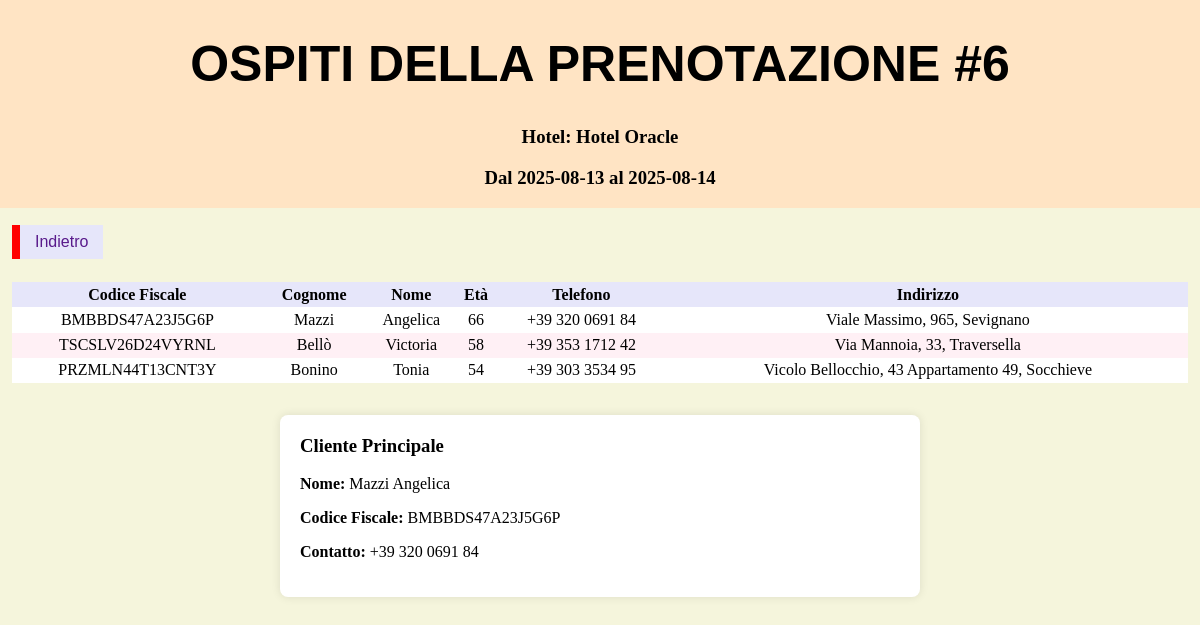
Page /php/visualizza/visualizza_ospiti_prenotazione.php?id_prenotazione=6 (signed in) on the committed database.
### tables this page shows
CREATE TABLE `prenotazioni` (
  `id_prenotazione` int NOT NULL,
  `check_in` date NOT NULL,
  `check_out` date NOT NULL,
  `attiva` tinyint(1) NOT NULL,
  `id_hotel` int NOT NULL,
  `numero_camera` varchar(11) NOT NULL,
  `codice_fiscale_cliente` varchar(16) NOT NULL
);

CREATE TABLE `hotel` (
  `id_hotel` int NOT NULL,
  `nome` varchar(45) NOT NULL,
  `via` varchar(128) NOT NULL
);

### php/visualizza/visualizza_ospiti_prenotazione.php (the view, shortened to what this page needs)
<?php
require_once "../login/funzioni_autorizzazione.php";
?>
<!DOCTYPE html>
<html>
    <head>
        <link rel="stylesheet" href="../../css/style.css">
    </head>
    <body>
        <?php
            $id_prenotazione = $_GET['id_prenotazione'] ?? null;
            $query_prenotazione = "SELECT p.*, h.nome as nome_hotel
                                 FROM prenotazioni p
                                 JOIN hotel h ON p.id_hotel = h.id_hotel
                                 WHERE p.id_prenotazione = ?";
            $stmt = $connessione->prepare($query_prenotazione);
            $stmt->bind_param("i", $id_prenotazione);
            $stmt->execute();
            $prenotazione = $stmt->get_result()->fetch_assoc();
            echo '<div class="head">';
            echo '<h1>Ospiti della Prenotazione #' . $id_prenotazione . '</h1>';
            echo '<h3>Hotel: ' . $prenotazione['nome_hotel'] . '</h3>';
            echo '<h3>Dal ' . $prenotazione['check_in'] . ' al ' . $prenotazione['check_out'] . '</h3>';
            echo '</div>';
            echo "<div class='contenitore-pulsanti'>";
            echo "<a href='javascript:history.back()' class='Redirect'>Indietro</a>";
            echo "</div><br>";
            $query_ospiti = "SELECT o.*
                            FROM ospiti o
                            JOIN ospiti_prenotazione ao ON o.codice_fiscale = ao.codice_fiscale
                            WHERE ao.id_prenotazione = ?
                            UNION
                            SELECT o.*
                            FROM ospiti o
                            WHERE o.codice_fiscale = ?";
            $stmt = $connessione->prepare($query_ospiti);
            $stmt->bind_param("is", $id_prenotazione, $prenotazione['codice_fiscale_cliente']);
            $stmt->execute();
            $result_ospiti = $stmt->get_result();
            echo "<div class='contenitore-tabella'>";
            echo "<table><thead><tr>
                    <th>Codice Fiscale</th>
                    <th>Cognome</th>
                    <th>Nome</th>
                    <th>Età</th>
                    <th>Telefono</th>
                    <th>Indirizzo</th>
                  </tr></thead><tbody>";
            while($ospite = $result_ospiti->fetch_assoc()) {
                echo "<tr>";
                echo "<td>" . htmlspecialchars($ospite['codice_fiscale']) . "</td>";
                echo "<td>" . htmlspecialchars($ospite['cognome']) . "</td>";
                echo "<td>" . htmlspecialchars($ospite['nome']) . "</td>";
                echo "<td>" . htmlspecialchars($ospite['eta']) . "</td>";
                echo "<td>" . htmlspecialchars($ospite['telefono'] ?? '-') . "</td>";
                echo "<td>" . htmlspecialchars($ospite['indirizzo']) . "</td>";
                echo "</tr>";
                if ($ospite['codice_fiscale'] === $prenotazione['codice_fiscale_cliente']) {
                    $cliente_principale = $ospite;
                }
            }
            echo "</tbody></table>";
            echo "</div>";
            if (isset($cliente_principale)) {
                echo "<div class='contenitore-form' style='margin-top: 20px;'>";
                echo "<h3 style='margin-top: 0;'>Cliente Principale</h3>";
                echo "<div class='form-group'>";
                echo "<p><strong>Nome:</strong> " . htmlspecialchars($cliente_principale['cognome']) . " " . htmlspecialchars($cliente_principale['nome']) . "</p>";
                echo "</div>";
                echo "<div class='form-group'>";
                echo "<p><strong>Codice Fiscale:</strong> " . htmlspecialchars($cliente_principale['codice_fiscale']) . "</p>";
                echo "</div>";
                echo "<div class='form-group'>";
                echo "<p><strong>Contatto:</strong> " . htmlspecialchars($cliente_principale['telefono'] ?? 'Non specificato') . "</p>";
                echo "</div>";
                echo "</div>";
            }
        ?>
    </body>
</html>

### css/style.css (style rules this page uses)
body { background-color: beige; margin: 0; }
.head { background-color: bisque; text-align: center; padding: 1px; }
H1 { font-size: 50px; color: black; text-align: center; text-transform: uppercase; font-family: Arial; }
.Redirect, .Indietro { font-family: Arial; border: none; border-left: 8px solid red; background-color: lavender; display: inline-block; padding: 8px 15px; cursor: pointer; text-decoration: none; color: #591a8b; white-space: nowrap; font-size: 16px; margin: 5px 0; box-sizing: border-box; }
.contenitore-pulsanti { display: flex; justify-content: space-between; align-items: center; padding: 0 1%; padding-top: 1%; }
table { width: 100%; table-layout: auto; border-collapse: collapse; }
tr:nth-child(even) { background-color: lavenderblush; }
tr:nth-child(odd) { background-color: white; }
th { background-color: lavender; color: black; padding: 0.3%; }
td { text-align: center; padding: 0.3%; }
.contenitore-tabella { overflow-x: auto; width: 100%; padding: 0% 1% 1% 1%; box-sizing: border-box; }
.contenitore-form { max-width: 600px; margin: 20px auto; padding: 20px; background-color: white; border-radius: 8px; box-shadow: 0 0 10px rgba(0,0,0,0.1); }
.form-group { margin-bottom: 15px; }

### rows in the picture
prenotazioni: id_hotel.nome "Hotel Oracle", check_in "2025-08-13", check_out "2025-08-14"

### other values in the picture
$id_prenotazione "6"
$ospite['codice_fiscale'] "BMBBDS47A23J5G6P"
$ospite['cognome'] "Mazzi"
$ospite['nome'] "Angelica"
$ospite['eta'] "66"
$ospite['telefono'] "+39 320 0691 84"
$ospite['indirizzo'] "Viale Massimo, 965, Sevignano"
$ospite['codice_fiscale'] "TSCSLV26D24VYRNL"
$ospite['cognome'] "Bellò"
$ospite['nome'] "Victoria"
$ospite['eta'] "58"
$ospite['telefono'] "+39 353 1712 42"
$ospite['indirizzo'] "Via Mannoia, 33, Traversella"
$ospite['codice_fiscale'] "PRZMLN44T13CNT3Y"
$ospite['cognome'] "Bonino"
